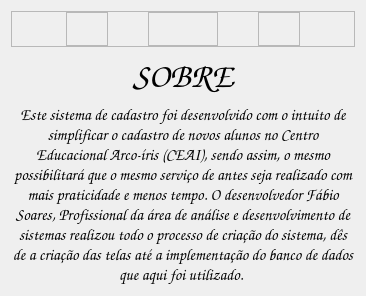
            <widget class="QWidget" name="pg_sobre">
             <layout class="QVBoxLayout" name="verticalLayout_5">
              <item>
               <widget class="QFrame" name="frame_7">
                <property name="frameShape">
                 <enum>QFrame::StyledPanel</enum>
                </property>
                <property name="frameShadow">
                 <enum>QFrame::Raised</enum>
                </property>
                <layout class="QHBoxLayout" name="horizontalLayout_9">
                 <property name="spacing">
                  <number>40</number>
                 </property>
                 <property name="leftMargin">
                  <number>54</number>
                 </property>
                 <property name="topMargin">
                  <number>0</number>
                 </property>
                 <property name="rightMargin">
                  <number>54</number>
                 </property>
                 <property name="bottomMargin">
                  <number>0</number>
                 </property>
                 <item>
                  <widget class="QFrame" name="frame_8">
                   <property name="minimumSize">
                    <size>
                     <width>40</width>
                     <height>0</height>
                    </size>
                   </property>
                   <property name="maximumSize">
                    <size>
                     <width>400</width>
                     <height>16777215</height>
                    </size>
                   </property>
                   <property name="frameShape">
                    <enum>QFrame::StyledPanel</enum>
                   </property>
                   <property name="frameShadow">
                    <enum>QFrame::Raised</enum>
                   </property>
                  </widget>
                 </item>
                 <item>
                  <widget class="QFrame" name="frame_9">
                   <property name="frameShape">
                    <enum>QFrame::StyledPanel</enum>
                   </property>
                   <property name="frameShadow">
                    <enum>QFrame::Raised</enum>
                   </property>
                   <layout class="QGridLayout" name="gridLayout_3">
                    <item row="0" column="0">
                     <widget class="QLabel" name="label_13">
                      <property name="minimumSize">
                       <size>
                        <width>50</width>
                        <height>0</height>
                       </size>
                      </property>
                      <property name="maximumSize">
                       <size>
                        <width>400</width>
                        <height>400</height>
                       </size>
                      </property>
                      <property name="text">
                       <string/>
                      </property>
                      <property name="pixmap">
                       <pixmap resource="icons.qrc">:/icons/Icons/FS.png</pixmap>
                      </property>
                      <property name="scaledContents">
                       <bool>true</bool>
                      </property>
                     </widget>
                    </item>
                   </layout>
                  </widget>
                 </item>
                 <item>
                  <widget class="QFrame" name="frame_10">
                   <property name="minimumSize">
                    <size>
                     <width>40</width>
                     <height>0</height>
                    </size>
                   </property>
                   <property name="frameShape">
                    <enum>QFrame::StyledPanel</enum>
                   </property>
                   <property name="frameShadow">
                    <enum>QFrame::Raised</enum>
                   </property>
                  </widget>
                 </item>
                </layout>
               </widget>
              </item>
              <item>
               <widget class="QLabel" name="label_8">
                <property name="font">
                 <font>
                  <family>Comic Sans MS</family>
                  <pointsize>26</pointsize>
                 </font>
                </property>
                <property name="text">
                 <string>&lt;html&gt;&lt;head/&gt;&lt;body&gt;&lt;p align=&quot;center&quot;&gt;SOBRE&lt;/p&gt;&lt;/body&gt;&lt;/html&gt;</string>
                </property>
               </widget>
              </item>
              <item>
               <widget class="QLabel" name="label_9">
                <property name="font">
                 <font>
                  <family>Comic Sans MS</family>
                 </font>
                </property>
                <property name="text">
                 <string>&lt;html&gt;&lt;head/&gt;&lt;body&gt;&lt;p align=&quot;center&quot;&gt;&lt;span style=&quot; font-size:12pt;&quot;&gt;Este sistema de cadastro foi desenvolvido com o intuito de simplificar o cadastro de novos alunos no Centro Educacional Arco-íris (CEAI), sendo assim, o mesmo possibilitará que o mesmo serviço de antes seja realizado com mais praticidade e menos tempo. O desenvolvedor Fábio Soares, Profissional da área de análise e desenvolvimento de sistemas realizou todo o processo de criação do sistema, dês de a criação das telas até a implementação do banco de dados que aqui foi utilizado. &lt;/span&gt;&lt;/p&gt;&lt;/body&gt;&lt;/html&gt;</string>
                </property>
                <property name="wordWrap">
                 <bool>true</bool>
                </property>
               </widget>
              </item>
             </layout>
            </widget>
